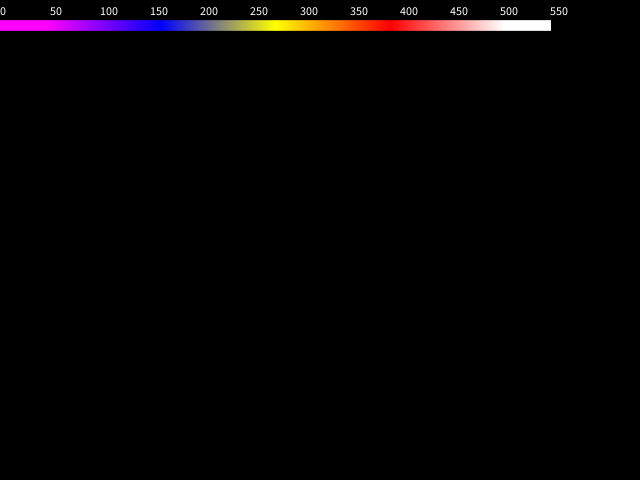
Frame 1 (no input)
Frame 60 (the mouse pressed at the canvas centre just before this capture): identical to frame 1, image omitted
Frame 120 (the mouse held since frame 60 and released just before this capture): identical to frame 1, image omitted

The Processing sketch that drew this single still picture (run headless with seeded random() and noise(); from frame 60 on, the mouse is pressed at the canvas centre):

// Processing sketch: aip051
// ── aip051.pde
void setup() {
  size(640, 480);
}

void draw() {
  background(0);
  for (int x=0; x<=550; x++) {
    color c=Temp2Color6(map(x, 0, 550, -0.1, 1.1));
    stroke(c);
    line(x, 20, x, 30);
    if (x%50==0) text(str(x), x, 15);
  }
  if(frameCount==1) save("3MI37-05-1.PNG");
}

color Temp2Color6(float t){
  color c;
  int val = int((t % 0.25) / 0.25 * 256.0);
  if (t < 0.0) {
    c=color(255, 0, 255);
  } else if (t < 1.0/4.0) {
    c=color(255-val, 0, 255);
  } else if (t < 2.0/4.0) {
    c=color(val, val, 255-val);
  } else if (t < 3.0/4.0) {
    c=color(255, 255-val, 0);
  } else if (t < 4.0/4.0) {
    c=color(255, val, val);
  } else {
    c=color(255, 255, 255);
  }
  return c;
}
